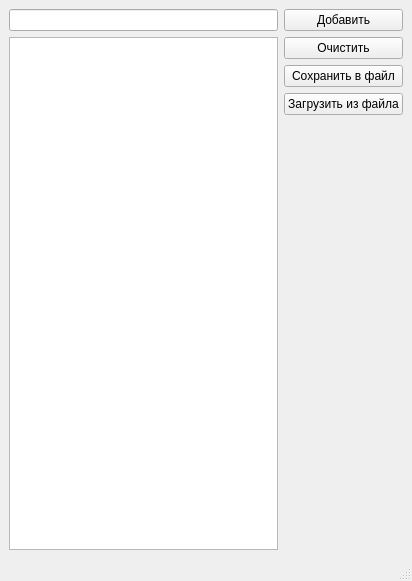
<?xml version="1.0" encoding="UTF-8"?>
<ui version="4.0">
 <class>ExceptionsList</class>
 <widget class="QMainWindow" name="ExceptionsList">
  <property name="geometry">
   <rect>
    <x>0</x>
    <y>0</y>
    <width>412</width>
    <height>581</height>
   </rect>
  </property>
  <property name="windowTitle">
   <string>MainWindow</string>
  </property>
  <widget class="QWidget" name="centralwidget">
   <layout class="QGridLayout" name="gridLayout">
    <item row="3" column="1">
     <widget class="QPushButton" name="pushButtonLoad">
      <property name="text">
       <string>Загрузить из файла</string>
      </property>
     </widget>
    </item>
    <item row="2" column="1">
     <widget class="QPushButton" name="pushButtonSave">
      <property name="text">
       <string>Сохранить в файл</string>
      </property>
     </widget>
    </item>
    <item row="1" column="1">
     <widget class="QPushButton" name="pushButtonClear">
      <property name="text">
       <string>Очистить</string>
      </property>
     </widget>
    </item>
    <item row="0" column="1">
     <widget class="QPushButton" name="pushButtonAdd">
      <property name="text">
       <string>Добавить</string>
      </property>
     </widget>
    </item>
    <item row="0" column="0">
     <widget class="QLineEdit" name="lineEditExceptionsPair"/>
    </item>
    <item row="4" column="1">
     <spacer name="verticalSpacer">
      <property name="orientation">
       <enum>Qt::Vertical</enum>
      </property>
      <property name="sizeHint" stdset="0">
       <size>
        <width>20</width>
        <height>40</height>
       </size>
      </property>
     </spacer>
    </item>
    <item row="1" column="0" rowspan="4">
     <widget class="QTextEdit" name="textEditExceptionList"/>
    </item>
   </layout>
  </widget>
  <widget class="QMenuBar" name="menubar">
   <property name="geometry">
    <rect>
     <x>0</x>
     <y>0</y>
     <width>412</width>
     <height>21</height>
    </rect>
   </property>
  </widget>
  <widget class="QStatusBar" name="statusbar"/>
 </widget>
 <resources/>
 <connections/>
</ui>
